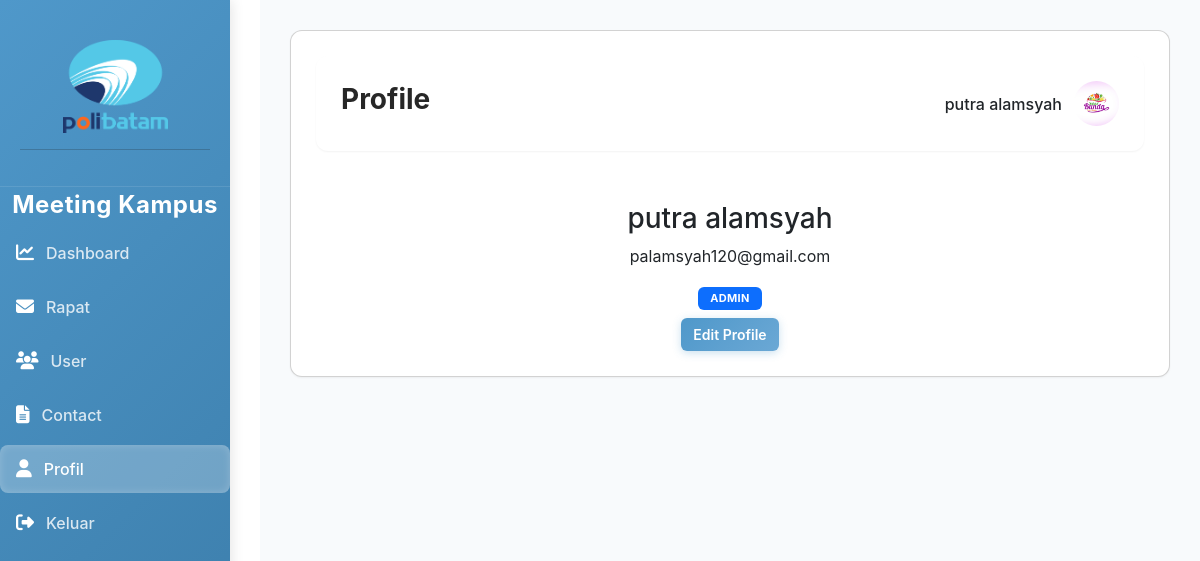
Page /admin/profile.php (signed in) on the committed database.
### tables this page shows
CREATE TABLE `tb_user` (
  `id_user` int NOT NULL,
  `nama` varchar(255) DEFAULT NULL,
  `username` varchar(255) DEFAULT NULL,
  `email` varchar(255) DEFAULT NULL,
  `password` varchar(255) DEFAULT NULL,
  `role` enum('admin','peserta') DEFAULT NULL,
  `foto` varchar(255) NOT NULL
);

### admin/profile.php (the view, shortened to what this page needs)
<?php
include "../connection/server.php";
$id_user = $_SESSION['id_user'];
$data = mysqli_query($mysqli, "SELECT * FROM tb_user where id_user = '$id_user'")->fetch_array();
?>
<!DOCTYPE html>
<html lang="id">
<head>
  <link href="https://cdn.jsdelivr.net/npm/bootstrap@5.3.8/dist/css/bootstrap.min.css" rel="stylesheet"
>
  <link rel="stylesheet" href="../assets/css/adminpagenew.css">
  <link rel="stylesheet" href="https://cdnjs.cloudflare.com/ajax/libs/font-awesome/6.5.1/css/all.min.css">
</head>
<body>
  <div class="container-fluid d-flex p-0">
    <div class="sidebar" id="sidebar">
      <div class="logo-section">
        <img src="../assets/img/poltek.png" alt="Logo" class="logo-img">
        <hr class="divider">
      </div>
      <div class="logo fs-4 text-center fw-bold">Meeting Kampus</div>
      <li class="menu-item ">
        <i class="fa-solid fa-chart-line"></i>
        <a href="dashboard.php">Dashboard</a>
      </li>
      <li class="menu-item">
        <i class="fa-solid fa-envelope"></i>
        <a href="rapat.php">Rapat</a>
      </li>
      <li class="menu-item">
        <i class="fa-solid fa-users"></i>
        <a href="user.php">User</a>
      </li>
      <li class="menu-item ">
        <i class="fa-solid fa-file-lines"></i>
        <a href="contact.php">Contact</a>
      </li>
      <li class="menu-item active">
        <i class="fa-solid fa-user"></i>
        <a href="profile.php">Profil</a>
      </li>
      <li class="menu-item">
        <i class="fa-solid fa-right-from-bracket"></i>
        <a href="../action/logout.php">Keluar</a>
      </li>
    </div>
    <div class="main-content">
      <div class="profile-container">
        <div class="card profile-card">
          <div class="header">
            <h2 class="page-title">Profile</h2>
            <div class="user-info">
              <span class="username"><?= htmlspecialchars($data['nama']) ?></span>
              <?php if (!empty($data['foto'])): ?>
                <img src="../assets//uploads/profile/<?= htmlspecialchars($data['foto']) ?>"
                  class="user-avatar-img"
                  alt="Avatar">
              <?php else: ?>
                <div class="user-avatar">
                  <?= strtoupper(substr($data['nama'], 0, 1)) ?>
                </div>
              <?php endif; ?>
            </div>
          </div>
          <div class="profile-card text-center mt-3">
            <h3 id="nameDisplay"><?= $data['nama'] ?></h3>
            <p id="emailDisplay"><?= $data['email'] ?></p>
            <span class="badge bg-primary mb-2">
            <?= htmlspecialchars($data['role']) ?>
          </span>
          <br>
            <button id="editProfileBtn" class="btn btn-primary" data-bs-toggle="modal"
              data-bs-target="#editProfileModal">Edit Profile</button>
          </div>
        </div>
      </div>
    </div>
  </div>
</body>
</html>

### assets/css/adminpagenew.css (style rules this page uses)
* { margin: 0; padding: 0; box-sizing: border-box; font-family: -apple-system, BlinkMacSystemFont, 'Segoe UI', Roboto, Oxygen, Ubuntu, Cantarell, sans-serif; }
:root { --primary: #4F98CA; --primary-light: #6BA8D5; --primary-dark: #3A7BA8; --secondary: #64748b; --light: #EFFFFB; --dark: #272727; --success: #50D890; --warning: #f59e0b; --danger: #ef4444; --bg-light: #f8fafc; --border-color: #e2e8f0; --text-secondary: #64748b; --blue: #bbe0f8; --green: #b6f1d1; --white: #f9f9f9; --gray: #c1c0c0; --darkgray: #606060; --shadow-sm: 0 1px 2px rgba(0, 0, 0, 0.05); --shadow-md: 0 4px 12px rgba(0, 0, 0, 0.1); --shadow-lg: 0 8px 24px rgba(0, 0, 0, 0.12); --shadow-soft: 0 2px 8px rgba(0, 0, 0, 0.08); --shadow-medium: 0 4px 16px rgba(0, 0, 0, 0.12); --transition: all 0.3s cubic-bezier(0.4, 0, 0.2, 1); }
html, body { height: 100%; margin: 0; padding: 0; }
.sidebar { width: 230px; background: linear-gradient(135deg, var(--primary) 0%, var(--primary-dark) 100%); min-height: 100vh; padding: 20px 0; position: fixed; left: 0; top: 0; z-index: 200; box-shadow: 2px 0 12px rgba(0, 0, 0, 0.1); transition: var(--transition); flex-shrink: 0; }
.logo-section { padding: 20px; text-align: center; border-bottom: 1px solid rgba(255, 255, 255, 0.1); }
.logo-img { width: 105px; height: auto; margin-bottom: 12px; display: block; margin-left: auto; margin-right: auto; }
.logo { font-size: 18px; font-weight: 700; color: white; letter-spacing: 0.5px; }
.menu-item { padding: 12px 16px; display: flex; align-items: center; cursor: pointer; color: rgba(255, 255, 255, 0.8); transition: var(--transition); margin: 6px 0; border-radius: 8px; font-weight: 500; gap: 12px; }
.menu-item.active { background: rgba(255, 255, 255, 0.25); color: white; border-left: none; box-shadow: inset 0 0 8px rgba(255, 255, 255, 0.2); }
.menu-item i { margin-right: 0; font-size: 18px; color: rgba(255, 255, 255, 1); font-style: normal; }
.menu-item a { display: flex; align-items: center; text-decoration: none; color: inherit; width: 100%; }
.main-content { margin-left: 260px; padding: 30px; width: calc(100% - 260px); background: var(--bg-light); min-height: 100vh; transition: var(--transition); }
.header { display: flex; justify-content: space-between; align-items: center; margin-bottom: 35px; padding: 25px; background: white; border-radius: 12px; box-shadow: var(--shadow-sm); flex-wrap: wrap; gap: 15px; }
.page-title { font-size: 28px; font-weight: 700; color: var(--dark); }
.user-info { display: flex; align-items: center; gap: 12px; font-weight: 500; }
.user-avatar-img { width: 45px; height: 45px; border-radius: 50%; object-fit: cover; display: block; }
.btn { border: none; cursor: pointer; font-weight: 600; font-size: 14px; transition: var(--transition); display: inline-flex; align-items: center; gap: 8px; }
.btn-primary { background: linear-gradient(135deg, var(--primary) 0%, var(--primary-light) 100%); color: white; box-shadow: 0 2px 8px rgba(79, 152, 202, 0.3); font-size: 14px; }
.card { background: white; border-radius: 12px; box-shadow: var(--shadow-sm); padding: 25px; margin-bottom: 25px; transition: var(--transition); display: grid; width: 100%; }
.badge { padding: 6px 12px; border-radius: 6px; font-size: 11px; font-weight: 700; text-transform: uppercase; letter-spacing: 0.3px; display: inline-block; }
.profile-container { display: flex; gap: 30px; }
.profile-card { flex: 1; }
@media (min-width: 1024px) { .sidebar { transform: translateX(0) !important; } }
@media (min-width: 1024px) { .main-content { margin-left: 260px; padding: 30px; width: calc(100% - 260px); } }
@media (min-width: 1024px) { .header { flex-wrap: nowrap; } }
@media (min-width: 1024px) { .page-title { flex: 1; } }

### rows in the picture
tb_user: nama "putra alamsyah", foto (picture), email "palamsyah120@gmail.com", role "ADMIN"
